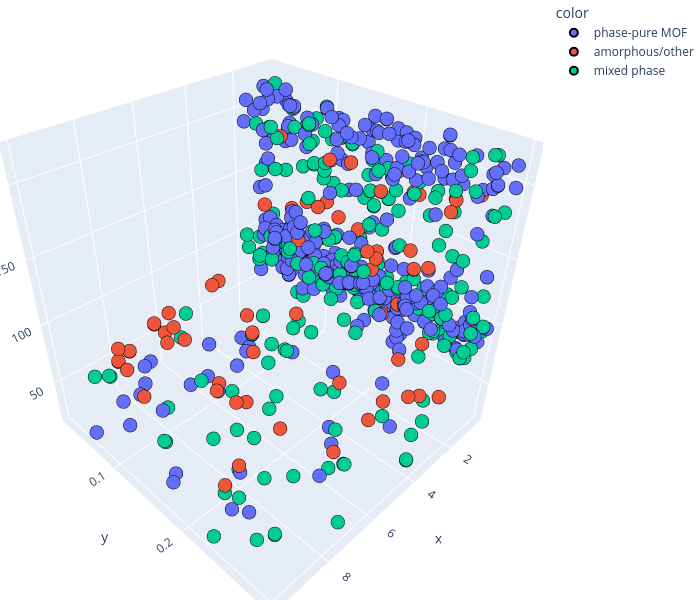

Notebook code for this chart:
### Code cell
fig = px.scatter_3d(x = Data['feature_1'], y = Data['feature_2'], z = Data['feature_3'], color = Data['target'].astype('str'),
                   width = 700, height = 600)

fig.update_traces(marker = dict(size = 8, line = dict(width = 2, color = 'black')), selector=dict(mode = 'markers'))

fig.update_layout(margin=dict(l=0, r=0, t=0, b=0))

fig.show()

### Figure 1 — Plotly figure (JSON) as saved in the notebook; plotly's stock layout.template omitted (floating-point values rounded to 4 significant figures; data arrays with more than 128 entries replaced by an {"elided": "..."} marker saying what was removed)
{"data": [{"hovertemplate": "color=phase-pure MOF<br>x=%{x}<br>y=%{y}<br>z=%{z}<extra></extra>", "legendgroup": "phase-pure MOF", "marker": {"color": "#636efa", "line": {"color": "black", "width": 2}, "size": 8, "symbol": "circle"}, "mode": "markers", "name": "phase-pure MOF", "scene": "scene", "showlegend": true, "type": "scatter3d", "x": {"elided": "357 float values"}, "y": {"elided": "357 float values"}, "z": {"elided": "357 float values"}}, {"hovertemplate": "color=amorphous/other<br>x=%{x}<br>y=%{y}<br>z=%{z}<extra></extra>", "legendgroup": "amorphous/other", "marker": {"color": "#EF553B", "line": {"color": "black", "width": 2}, "size": 8, "symbol": "circle"}, "mode": "markers", "name": "amorphous/other", "scene": "scene", "showlegend": true, "type": "scatter3d", "x": [6.9, 1.27, 7.27, 1.94, 0.96, 7.82, 6.46, 7.48, 2.81, 3.87, 7.62, 2.46, 1.37, 0.72, 8.64, 1.6, 4.61, 1.78, 1.27, 8.71, 1.73, 8.56, 9.33, 3.33, 1.95, 4.36, 9.19, 5.7, 6.85, 1.91, 1.84, 0.79, 6.25, 1.38, 6.95, 5.87, 1.03, 1.2, 1.29, 1.99, 8.65, 1.1, 0.79, 6.83, 3.56, 0.61, 0.65, 1.51, 1.38, 4.15, 6.72, 4.21, 0.5, 1.69, 1.2, 1.77, 3.12, 7.44, 5.46, 2.0, 1.56, 1.23, 0.75, 1.69, 6.72, 2.46, 1.91, 7.82, 1.23, 8.64], "y": [0.065, 0.223, 0.154, 0.259, 0.253, 0.038, 0.044, 0.158, 0.279, 0.084, 0.188, 0.293, 0.138, 0.164, 0.056, 0.204, 0.115, 0.195, 0.217, 0.225, 0.047, 0.055, 0.228, 0.277, 0.234, 0.222, 0.119, 0.15, 0.278, 0.196, 0.135, 0.169, 0.051, 0.183, 0.179, 0.029, 0.195, 0.241, 0.161, 0.189, 0.07, 0.256, 0.108, 0.091, 0.03, 0.171, 0.271, 0.063, 0.149, 0.04, 0.038, 0.268, 0.052, 0.235, 0.107, 0.264, 0.133, 0.235, 0.28, 0.237, 0.091, 0.214, 0.08, 0.235, 0.038, 0.293, 0.196, 0.038, 0.214, 0.056], "z": [67.6, 180.6, 74.9, 86.0, 183.3, 60.2, 63.2, 73.3, 61.2, 65.2, 79.4, 61.9, 142.1, 184.8, 68.9, 86.3, 69.8, 130.3, 180.7, 62.3, 130.6, 78.0, 57.8, 66.6, 150.1, 67.5, 73.5, 79.8, 72.8, 180.8, 187.4, 183.3, 68.3, 114.1, 66.1, 68.7, 188.2, 132.3, 138.5, 135.9, 67.2, 184.2, 141.5, 79.9, 74.5, 117.8, 187.8, 186.4, 185.6, 79.9, 71.3, 70.6, 119.2, 134.3, 140.5, 183.7, 76.7, 78.5, 78.9, 64.1, 111.6, 94.1, 134.0, 134.0, 72.11, 61.81, 180.6, 59.78, 94.24, 68.19]}, {"hovertemplate": "color=mixed phase<br>x=%{x}<br>y=%{y}<br>z=%{z}<extra></extra>", "legendgroup": "mixed phase", "marker": {"color": "#00cc96", "line": {"color": "black", "width": 2}, "size": 8, "symbol": "circle"}, "mode": "markers", "name": "mixed phase", "scene": "scene", "showlegend": true, "type": "scatter3d", "x": {"elided": "233 float values"}, "y": {"elided": "233 float values"}, "z": {"elided": "233 float values"}}], "layout": {"height": 600, "legend": {"title": {"text": "color"}, "tracegroupgap": 0}, "margin": {"b": 0, "l": 0, "r": 0, "t": 0}, "scene": {"domain": {"x": [0, 1], "y": [0, 1]}, "xaxis": {"title": {"text": "x"}}, "yaxis": {"title": {"text": "y"}}, "zaxis": {"title": {"text": "z"}}}, "width": 700}}
